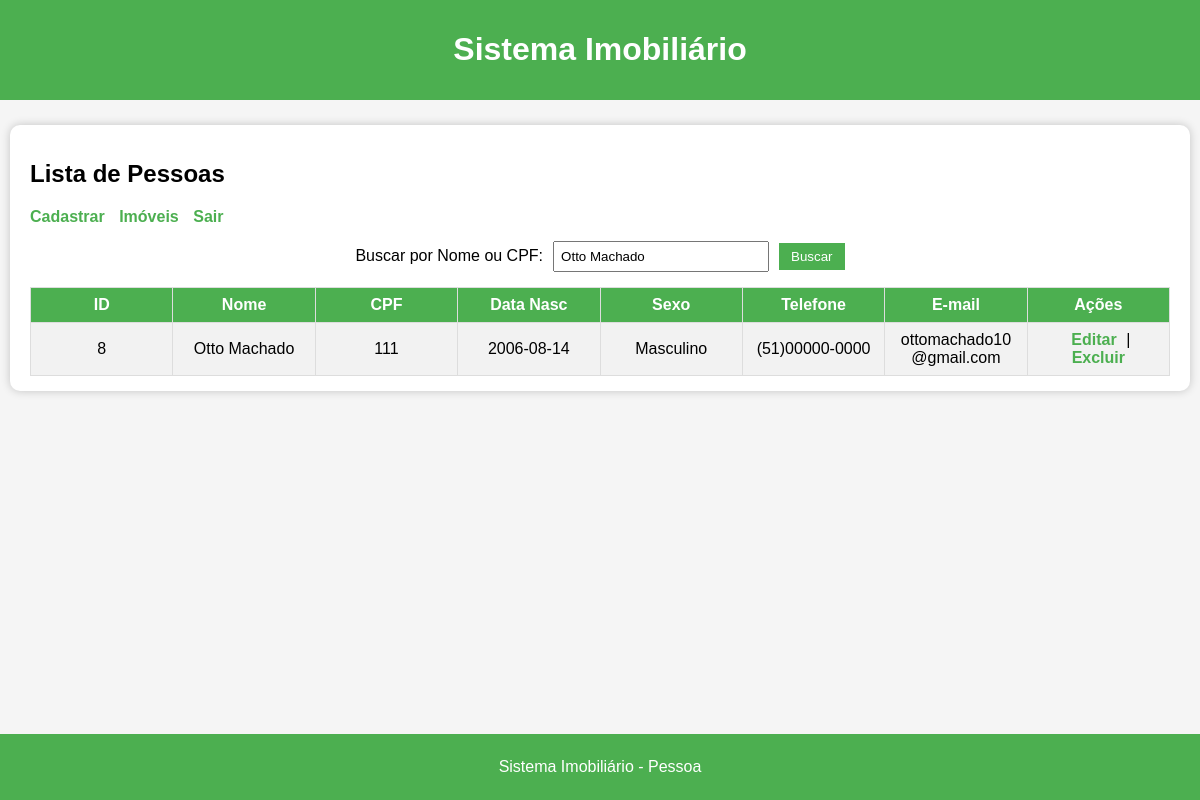
The page /pessoas/list_pessoas.php?filtro=Otto Machado (signed in) on the database its author committed.
### tables this page shows
CREATE TABLE `pessoas` (
  `id` int(11) NOT NULL,
  `nome` varchar(300) NOT NULL,
  `data_nascimento` date NOT NULL,
  `cpf` varchar(14) NOT NULL,
  `datanasc` date DEFAULT NULL,
  `sexo` varchar(10) NOT NULL,
  `telefone` varchar(20) DEFAULT NULL,
  `email` varchar(300) DEFAULT NULL,
  `usuario` varchar(50) NOT NULL,
  `senha` varchar(255) NOT NULL
);

### pessoas/list_pessoas.php (the view, shortened to what this page needs)
<?php
include "../db.php";
$filter = '';
if (isset($_GET['filtro']) && $_GET['filtro'] != '') {
    $filtro = $conn->real_escape_string($_GET['filtro']);
    $filter = "WHERE nome LIKE '%$filtro%' OR cpf LIKE '%$filtro%'";
}
$res = $conn->query("SELECT id AS pessoa_id, nome, cpf, datanasc, sexo, telefone, email FROM pessoas $filter");
?>
<!DOCTYPE html>
<html lang="pt-br">
<head>
<link rel="stylesheet" href="../css/pessoas/list_pessoas.css">
</head>
<body>
<header class="header">
    <h1>Sistema Imobiliário</h1>
</header>
<div class="main">
    <div class="box">
        <h2>Lista de Pessoas</h2>
        <div class="acoes">
            <a href="create_pessoa.php">Cadastrar</a>
            <a href="../imoveis/list_imoveis.php">Imóveis</a>
            <a href="../logout.php">Sair</a>
        </div>
        <div class="busca-container">
            <form method="get" class="busca">
                <label>Buscar por Nome ou CPF:</label>
                <input type="text" name="filtro" value="<?php echo isset($_GET['filtro']) ? $_GET['filtro'] : ''; ?>">
                <input type="submit" value="Buscar">
            </form>
        </div>
        <table>
            <tr>
                <th>ID</th>
                <th>Nome</th>
                <th>CPF</th>
                <th>Data Nasc</th>
                <th>Sexo</th>
                <th>Telefone</th>
                <th>E-mail</th>
                <th>Ações</th>
            </tr>
            <?php
            while ($row = $res->fetch_assoc()) {
                echo "<tr>
                    <td>{$row['pessoa_id']}</td>
                    <td>{$row['nome']}</td>
                    <td>{$row['cpf']}</td>
                    <td>".(isset($row['datanasc']) ? $row['datanasc'] : '')."</td>
                    <td>".(isset($row['sexo']) ? $row['sexo'] : '')."</td>
                    <td>".(isset($row['telefone']) ? $row['telefone'] : '')."</td>
                    <td>".(isset($row['email']) ? $row['email'] : '')."</td>
                    <td>
                        <a href='edit_pessoa.php?id={$row['pessoa_id']}'>Editar</a> |
                        <a href='delete_pessoa.php?id={$row['pessoa_id']}'>Excluir</a>
                    </td>
                </tr>";
            }
            ?>
        </table>
    </div>
</div>
<footer class="footer">
    <p>Sistema Imobiliário - Pessoa<p>
</footer>
</body>
</html>

### css/pessoas/list_pessoas.css (style rules this page uses)
body { font-family: Arial, sans-serif; background-color: #f5f5f5; display: flex; flex-direction: column; min-height: 100vh; margin: 0; }
.header { background-color: #4CAF50; color: white; width: 100%; text-align: center; padding: 10px 0; margin-bottom: 15px; }
.footer { background-color: #4CAF50; color: white; width: 100%; text-align: center; padding: 8px 0; margin-top: 15px; }
.main { display: flex; justify-content: center; align-items: flex-start; flex: 1; width: 100%; padding: 10px 0; }
.box { background-color: white; padding: 15px 20px; border-radius: 10px; width: 95%; max-width: 1400px; box-shadow: 0 0 10px rgba(0,0,0,0.2); overflow-x: auto; display: block; }
.acoes { margin-bottom: 15px; }
.acoes a { margin-right: 10px; text-decoration: none; color: #4CAF50; font-weight: bold; }
.busca-container { display: flex; justify-content: center; margin-bottom: 15px; }
.busca { display: flex; align-items: center; gap: 10px; }
.busca input[type=text] { padding: 6px; width: 200px; }
.busca input[type=submit] { padding: 6px 12px; background-color: #4CAF50; color: white; border: none; cursor: pointer; }
table { width: 100%; border-collapse: collapse; table-layout: fixed; min-width: 700px; }
table th, table td { border: 1px solid #ddd; padding: 8px; text-align: center; word-wrap: break-word; }
table th { background-color: #4CAF50; color: white; }
table tr:nth-child(even) { background-color: #f2f2f2; }
table a { color: #4CAF50; font-weight: bold; text-decoration: none; margin: 0 5px; }

### rows shown on the page
pessoas: id "8", nome "Otto Machado", cpf "111", datanasc "2006-08-14", sexo "Masculino", telefone "(51)00000-0000", email "ottomachado10@gmail.com"
